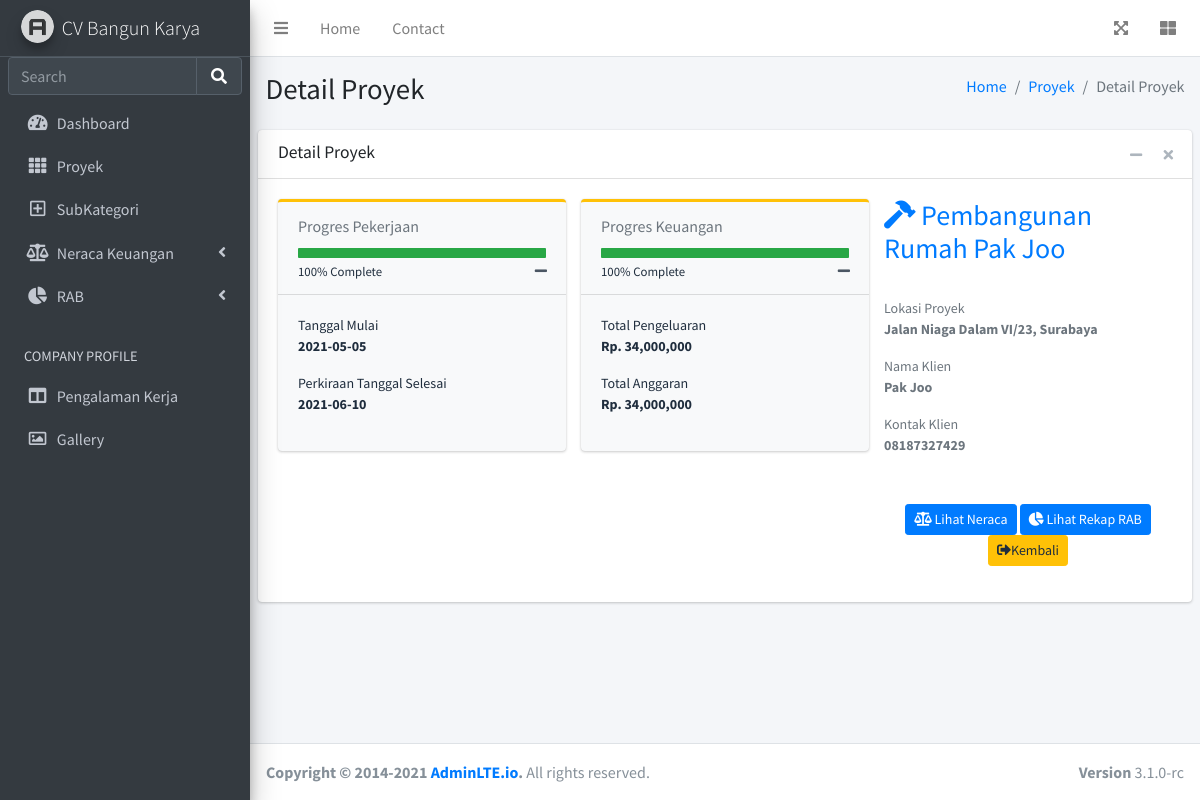
/proyek/1, run on an earlier commit of the app's database.
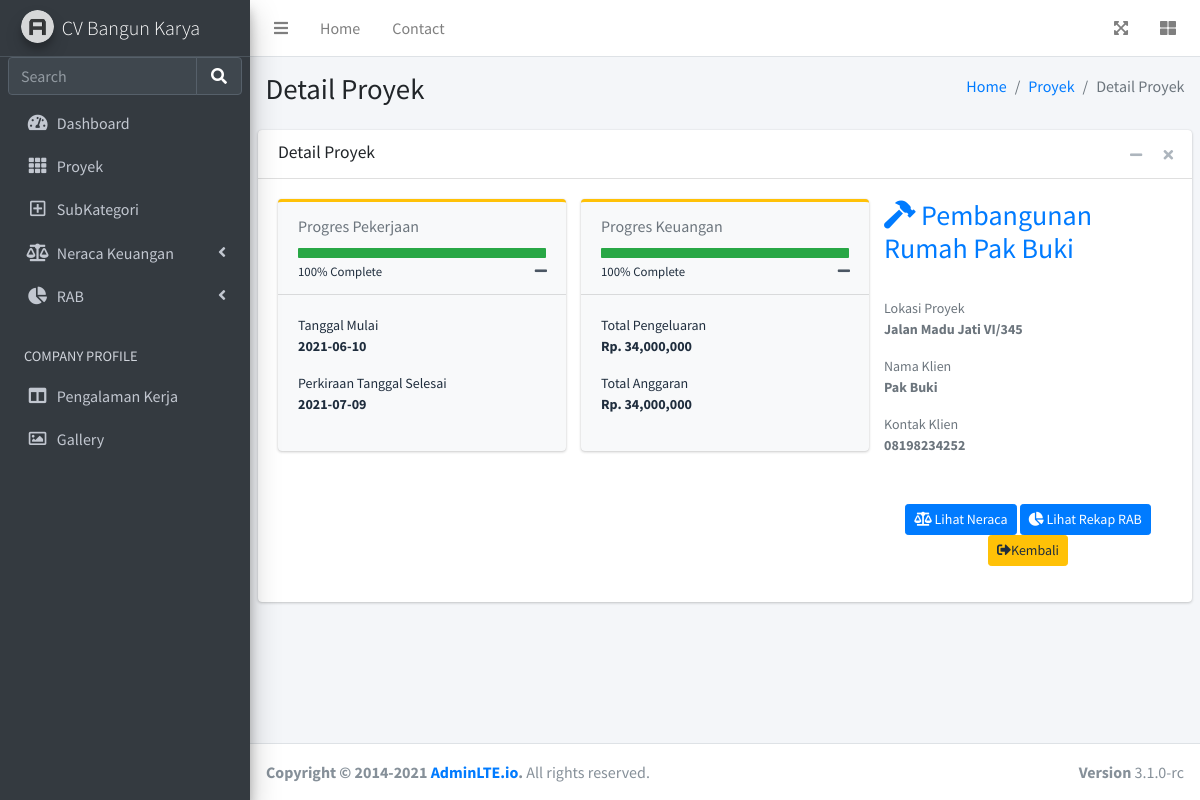
And on a later commit of the database.
### app.py (models this page shows)
class Proyek(db.Model):
    id = db.Column(db.Integer, primary_key=True)
    nama_proyek = db.Column(db.String(100), nullable=False)
    lokasi = db.Column(db.String(200), nullable=False)
    nama_klien = db.Column(db.String(100), nullable=False)
    no_hp = db.Column(db.String(20), nullable=False)
    tgl_mulai = db.Column(db.String(20), nullable=False)
    tgl_selesai = db.Column(db.String(20), nullable=False)
    date_created = db.Column(db.DateTime, default=datetime.utcnow)

### app.py (the view)
@app.route('/proyek/<int:id>')
def proyek_detail(id):
    tasks = Proyek.query.get_or_404(id)
    return render_template('proyek/proyek_detail.html', proyek = tasks)

### templates/proyek/proyek_detail.html (shortened to what the changed rows need)
{% extends 'base.html' %}
{% block body %}
<div class="content-wrapper">
    <section class="content-header">
      <div class="container-fluid">
        <div class="row mb-2">
          <div class="col-sm-6">
            <h1>Detail Proyek</h1>
          </div>
        </div>
      </div>
    </section>
    <section class="content">
      <div class="card">
        <div class="card-body">
          <div class="row">
            <div class="col-12 col-md-12 col-lg-8 order-2 order-md-1">
              <div class="row">
                <div class="col-12 col-sm">
                  <div class="card card-outline card-warning bg-light">
                    <div class="card-body" style="display: block;">
                      <p class="text-sm">Tanggal Mulai
                        <b class="d-block">{{ proyek.tgl_mulai }}</b>
                      </p>
                      <p class="text-sm">Perkiraan Tanggal Selesai
                        <b class="d-block">{{ proyek.tgl_selesai }}</b>
                      </p>
                    </div>
                  </div>
                </div>
                </div>
            </div>
            <div class="col-12 col-md-12 col-lg-4 order-1 order-md-2">
              <h3 class="text-primary"><i class="fas fa-hammer"></i> {{ proyek.nama_proyek }}</h3>
              <br>
              <div class="text-muted">
                <p class="text-sm">Lokasi Proyek
                  <b class="d-block">{{ proyek.lokasi }}</b>
                </p>
                <p class="text-sm">Nama Klien
                  <b class="d-block">{{ proyek.nama_klien }}</b>
                </p>
                <p class="text-sm">Kontak Klien
                  <b class="d-block">{{ proyek.no_hp }}</b>
                </p>
              </div>
              <div class="text-center mt-5 mb-3">
                <a href="/proyek/neraca/{{ proyek.id }}" class="btn btn-sm btn-primary"><i class="fas fa-balance-scale"></i> Lihat Neraca</a>
                <a href="/proyek/rab/{{ proyek.id }}" class="btn btn-sm btn-primary"><i class="fas fa-chart-pie"></i> Lihat Rekap RAB</a>
                <a href="/proyek" class="btn btn-sm btn-warning"><i class="fas fa-sign-out-alt"></i>Kembali</a>
              </div>
            </div>
          </div>
        </div>
      </div>
    </section>
  </div>
{% endblock %}

What changed in the data, as far as the page shows it:
changed Proyek: tgl_mulai "2021-05-05" → "2021-06-10"; tgl_selesai "2021-06-10" → "2021-07-09"; nama_proyek "Pembangunan Rumah Pak Joo" → "Pembangunan Rumah Pak Buki"; lokasi "Jalan Niaga Dalam VI/23, Surabaya" → "Jalan Madu Jati VI/345"; nama_klien "Pak Joo" → "Pak Buki"; no_hp "08187327429" → "08198234252"
